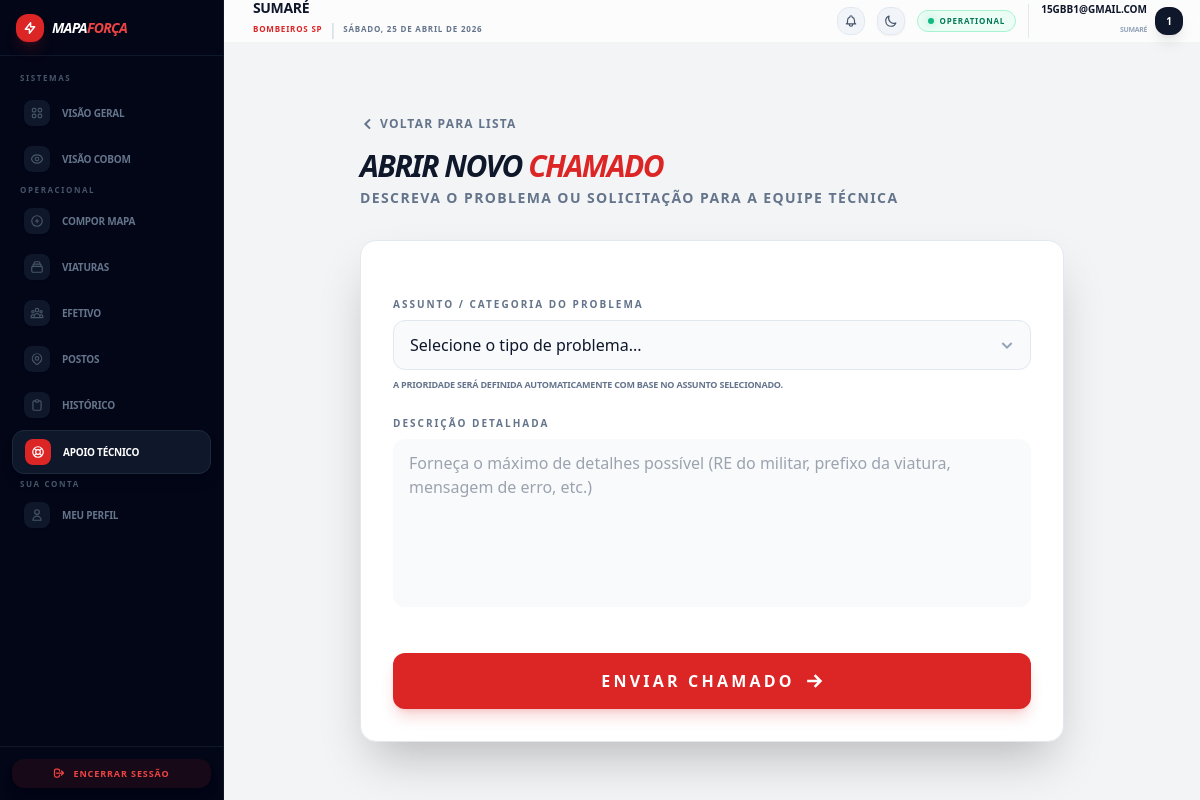
Page /tickets/novo/ (signed in) on the committed database.
### accounts/models.py (models this page shows, shortened)
class User(AbstractUser):
    ROLE_CHOICES = (
        ('ADMIN', 'Administrador'),
        ('COBOM', 'Central (COBOM)'),
        ('BATALHAO', 'Batalhão (Total)'),
        ('SGB', 'SGB (Subgrupamento)'),
        ('POSTO', 'Posto Operacional'),
    )
    STATUS_CHOICES = (
        ('pending', 'Pendente'),
        ('approved', 'Aprovado'),
        ('rejected', 'Rejeitado'),
    )
    username = None
    email = models.EmailField(unique=True)
    status = models.CharField(max_length=20, choices=STATUS_CHOICES, default='pending')
    role = models.CharField(
        max_length=20,
        choices=ROLE_CHOICES,
        default='POSTO'
    )
    unidade = models.ForeignKey(
        Unidade,
        on_delete=models.SET_NULL,
        null=True,
        blank=True,
        related_name='usuarios',
        help_text='Unidade principal à qual este usuário pertence'
    )
    requested_role = models.CharField(
        max_length=20,
        choices=ROLE_CHOICES,
        null=True,
        blank=True,
        help_text='Nova função solicitada'
    )
    requested_unidade = models.ForeignKey(
        Unidade,
        on_delete=models.SET_NULL,
        null=True,
        blank=True,
        related_name='solicitacoes_vinculo',
        help_text='Nova unidade solicitada'
    )
    is_change_pending = models.BooleanField(
        default=False,
        help_text='Define se há uma alteração de perfil aguardando aprovação'
    )
    USERNAME_FIELD = 'email'
    REQUIRED_FIELDS = []
    objects = UserManager()

### unidades/models.py (models this page shows, shortened)
class Unidade(models.Model):
    nome = models.CharField(max_length=100, unique=True)
    parent = models.ForeignKey(
        'self',
        on_delete=models.SET_NULL,
        null=True,
        blank=True,
        related_name='subunidades',
        help_text='Unidade superior (ex: Batalhão para um Posto)'
    )
    tipo_unidade = models.ForeignKey(
        Dictionary,
        on_delete=models.SET_NULL,
        null=True,
        related_name='unidades_por_nivel',
        limit_choices_to={'tipo': 'TIPO_UNIDADE'}
    )
    tipo_servico = models.ForeignKey(
        Dictionary,
        on_delete=models.SET_NULL,
        null=True,
        blank=True,
        related_name='unidades_por_servico',
        limit_choices_to={'tipo': 'TIPO_POSTO'}
    )
    mapa_sgb = models.CharField(max_length=50, blank=True, null=True)
    codigo_secao = models.CharField(max_length=50, unique=True, null=True)
    descricao = models.CharField(max_length=255, blank=True, null=True)
    telefone = models.CharField(max_length=20, blank=True, null=True)
    ativo = models.BooleanField(default=True)
    class Meta:
        verbose_name = 'Unidade'
        verbose_name_plural = 'Unidades'
        ordering = ['nome']

### tickets/views.py (the view, shortened to what this page needs)
# urls.py: path('novo/', views.ticket_create_view, name='ticket_create'),
@login_required
def ticket_create_view(request):
    return render(request, 'tickets/novo_ticket.html', {
        'assuntos': Ticket.ASSUNTO_CHOICES
    })

### templates/tickets/novo_ticket.html (shortened to what this page needs)
{% extends "base/base.html" %}
{% block content %}
<div class="max-w-3xl mx-auto py-8 px-4 sm:px-6 lg:px-8 animate-fade-in">
    <div class="mb-8">
        <a href="{% url 'tickets:ticket_list' %}" class="inline-flex items-center text-xs font-black text-slate-500 hover:text-red-600 uppercase tracking-widest transition-colors mb-4">
            <svg class="w-4 h-4 mr-1" fill="none" viewBox="0 0 24 24" stroke="currentColor" stroke-width="3"><path d="M15 19l-7-7 7-7"/></svg>
            Voltar para lista
        </a>
        <h1 class="text-3xl font-black text-slate-900 dark:text-white uppercase tracking-tighter italic">
            Abrir Novo <span class="text-red-600">Chamado</span>
        </h1>
        <p class="text-sm text-slate-500 dark:text-slate-400 font-bold uppercase tracking-widest mt-1">
            Descreva o problema ou solicitação para a equipe técnica
        </p>
    </div>
    <div class="bg-white dark:bg-slate-900 rounded-2xl shadow-2xl border border-slate-200 dark:border-white/5 p-6 md:p-8">
        <form method="POST" class="space-y-6">
            <div class="relative">
                <label for="titulo" class="block text-[10px] font-black text-slate-500 dark:text-slate-400 uppercase tracking-[0.2em] mb-2">Assunto / Categoria do Problema</label>
                <div class="relative">
                    <select name="titulo" id="titulo" required
                            class="w-full bg-slate-50 dark:bg-slate-800 border border-slate-200 dark:border-white/10 rounded-xl px-4 py-3 text-slate-900 dark:text-white focus:ring-2 focus:ring-red-600 outline-none transition-all appearance-none cursor-pointer">
                        <option value="" disabled selected class="dark:bg-slate-900">Selecione o tipo de problema...</option>
                    </select>
                    <div class="absolute inset-y-0 right-0 flex items-center px-4 pointer-events-none text-slate-400">
                    </div>
                </div>
                <p class="mt-2 text-[9px] text-slate-500 font-bold uppercase tracking-tight">A prioridade será definida automaticamente com base no assunto selecionado.</p>
            </div>
            <div>
                <label for="descricao" class="block text-[10px] font-black text-slate-500 dark:text-slate-400 uppercase tracking-[0.2em] mb-2">Descrição Detalhada</label>
                <textarea name="descricao" id="descricao" rows="6" required
                          placeholder="Forneça o máximo de detalhes possível (RE do militar, prefixo da viatura, mensagem de erro, etc.)"
                          class="w-full bg-slate-50 dark:bg-white/5 border-slate-200 dark:border-white/10 rounded-xl px-4 py-3 text-slate-900 dark:text-white focus:ring-2 focus:ring-red-600 focus:border-transparent transition-all outline-none resize-none"></textarea>
            </div>
            <div class="pt-4">
                <button type="submit"
                        class="w-full bg-red-600 hover:bg-red-700 text-white font-black uppercase tracking-[0.2em] py-4 rounded-xl shadow-lg shadow-red-600/20 transition-all transform hover:-translate-y-0.5 active:scale-95 flex items-center justify-center space-x-2">
                    <span>Enviar Chamado</span>
                    <svg class="w-5 h-5" fill="none" viewBox="0 0 24 24" stroke="currentColor" stroke-width="3"><path d="M14 5l7 7-7 7M5 12h16"/></svg>
                </button>
            </div>
        </form>
    </div>
</div>
{% endblock %}

### templates/base/navbar.html (shortened to what this page needs)
<header class="h-12 flex items-center justify-between px-4 sticky top-0 z-40 transition-all duration-300 glass dark:bg-slate-900/80">
    <div class="flex items-center space-x-3">
        <div class="flex flex-col">
            <h2 class="text-sm font-black text-slate-900 dark:text-white uppercase tracking-tight leading-none">
                {% if user.unidade %}{{ user.unidade.nome }}{% else %}Comando Geral{% endif %}
            </h2>
            <div class="flex items-center space-x-1.5 mt-0.5">
                <span class="text-[8px] text-red-600 dark:text-red-400 font-black uppercase tracking-widest">Bombeiros SP</span>
                <span class="text-slate-300 dark:text-slate-700 font-thin">|</span>
                <p class="text-[8px] text-slate-500 font-bold uppercase tracking-widest">{% now "l, d \d\e F \d\e Y" %}</p>
            </div>
        </div>
    </div>
    <div class="flex items-center space-x-3">
        <div x-data="{ openNotif: false }" class="relative">
            <button @click="openNotif = !openNotif"
                    class="p-1.5 rounded-xl bg-slate-100 dark:bg-slate-800 text-slate-600 dark:text-slate-300 hover:text-blue-600 transition-all border border-slate-200 dark:border-slate-700 relative">
            </button>
        </div>
        <button @click="darkMode = !darkMode; localStorage.setItem('darkMode', darkMode)"
                class="p-1.5 rounded-xl bg-slate-100 dark:bg-slate-800 text-slate-600 dark:text-slate-300 hover:text-red-600 transition-all shadow-sm border border-slate-200 dark:border-slate-700">
            <svg x-show="!darkMode" class="h-3.5 w-3.5" fill="none" viewBox="0 0 24 24" stroke="currentColor">
                <path stroke-linecap="round" stroke-linejoin="round" stroke-width="2" d="M20.354 15.354A9 9 0 018.646 3.646 9.003 9.003 0 0012 21a9.003 9.003 0 008.354-5.646z" />
            </svg>
        </button>
        <div class="hidden md:flex items-center space-x-1.5 px-2.5 py-1 bg-emerald-50 dark:bg-emerald-950/30 rounded-xl border border-emerald-200 dark:border-emerald-800/50">
            <div class="h-1.5 w-1.5 bg-emerald-500 rounded-full animate-pulse shadow-[0_0_8px_rgba(16,185,129,0.5)]"></div>
            <span class="text-[8px] font-black text-emerald-700 dark:text-emerald-400 uppercase tracking-widest">Operational</span>
        </div>
        <a href="{% url 'profile' %}" class="hidden sm:flex items-center space-x-2 pl-3 border-l border-slate-200 dark:border-slate-800 hover:opacity-80 transition-all group">
             <div class="text-right">
                 <p class="text-[10px] font-black text-slate-900 dark:text-white uppercase leading-none">{{ user.email }}</p>
                 <span class="text-[7px] font-bold text-slate-400 uppercase tracking-tighter">{% if user.unidade %}{{ user.unidade.nome }}{% else %}Sem Vínculo{% endif %}</span>
             </div>
             <div class="h-7 w-7 rounded-xl bg-slate-900 dark:bg-white text-white dark:text-slate-900 flex items-center justify-center text-[10px] font-black shadow-lg group-hover:scale-105 transition-transform">
                {{ user.email|slice:":1"|upper }}
             </div>
        </a>
    </div>
</header>

### templates/base/base.html (style rules this page uses)
.glass { background: rgba(255, 255, 255, 0.7); backdrop-filter: blur(10px); border: 1px solid rgba(255, 255, 255, 0.2); }
.animate-fade-in { animation: fade-in 0.3s ease-out forwards; }

### rows in the picture
User: unidade.nome "SUMARÉ", email "15GBB1@GMAIL.COM", email "1"
